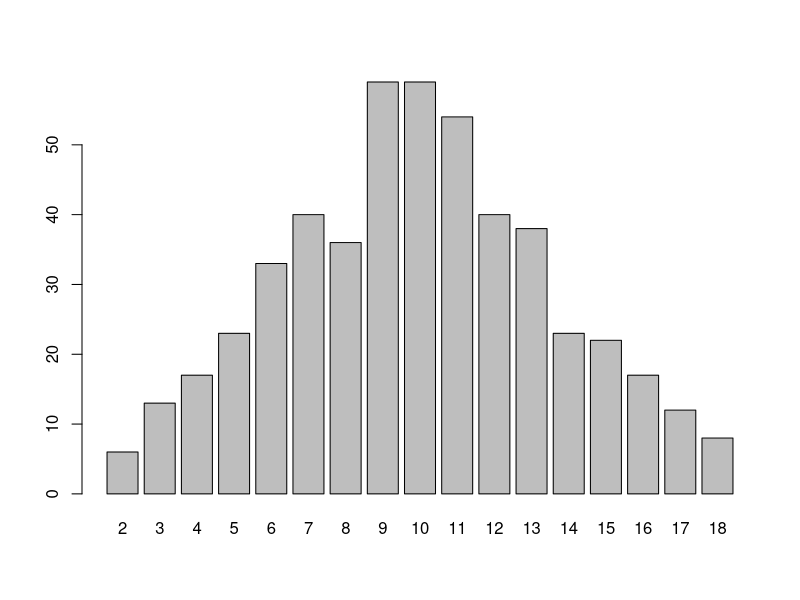

Here is the R script that generated this plot:
## ---- chunk 1
knitr::opts_chunk$set(echo = TRUE)
## ---- chunk 2
# This is inside a code chunk.
# Furthermore, the '#' is used for comments and turns the text green. 
# Comments are not executed when running the contents of a code chunk.
# Comments are important - read them!
## ---- chunk 3
# Assign the value 2 to X:
X <- 2
# Display X
X 
# Define Y as a vector containing the values 1,2,3,4
Y <- c(1,2,3,4) 
# Display Y
Y
# Values of a vector need not be numbers. 
# For example, S is defined as the sample space from example 1.1 (Family Planning) in the lecture notes:
S <- c("MMM","FFF","MFM","FMM","MMF","MFF","FMF","FFM")
# Display S
S
## ---- chunk 4
# Replace "NULL" with the proper code
A <- c("LLL", "RRR", "SSS")
B <- c("LRS", "LSR", "RLS", "RSL", "SLR", "SRL")
C <- c("RRL", "RRS", "RLR", "RSR", "LRR", "SRR")
D <- c("LLR", "LLS", "LRL", "LSL", "RLL", "SLL","RRL", "RRS", "RLR", "RSR", "LRR", "SRR","SSR", "SSL", "SRS", "SLS", "LSS", "RSS")

## ---- chunk 5
# Replace "NULL" with the proper code
E <- union(C, D)
G <- intersect(C, D)

## ---- chunk 6
?C

## ---- chunk 7
# Store the number of passwords in a variable called "num_of_8_char_pass"
num_of_8_char_pass <- factorial(62)/factorial(62-8) # or: factorial(62)/factorial(54)
# Display the number of described passwords:
num_of_8_char_pass
## ---- chunk 8
# Replace "NULL" with the proper code
total_pres <- factorial(5) / factorial(5-2) # 2 roles
total_office <- factorial(5) / factorial(5-3) # 3 roles
total_dean <- factorial(5) / (factorial(2) * factorial(3)) # combinations of 2


## ---- chunk 9
# This code is a function that simulates n rolls of two fair multi-sided dice. 
# Each roll, the dice results are added together and stored in a vector called results.
dice_roll <- function(sides=6,rolls=1) {
  # initialize the results vector (empty to begin)
  results <- c()
  # initiate a for loop to run 'rolls' times
  for (i in 1:rolls) {
    # simulate the rolling of two die (randomly select two values from {1,2,3,..,'sides'})
    roll <- sample(1:sides,size=2,replace=TRUE)
    # sum the results of the roll (result will be a number between 2 and 2*sides) and put the total in the results vector
    results <- c(results,sum(roll))
  }
  # print the results
  return(results)
}
# Execute this code chunk before proceeding.
## ---- chunk 10
dice_roll(sides = 8, rolls = 1)
dice_roll(sides = 9, rolls = 10)

## ---- chunk 11
# Replace "NULL" with the proper code
# Use rolls_500 to complete the stated tasks:
rolls_500 <- dice_roll(sides = 9, rolls = 500)
table(rolls_500)
barplot(table(rolls_500))


